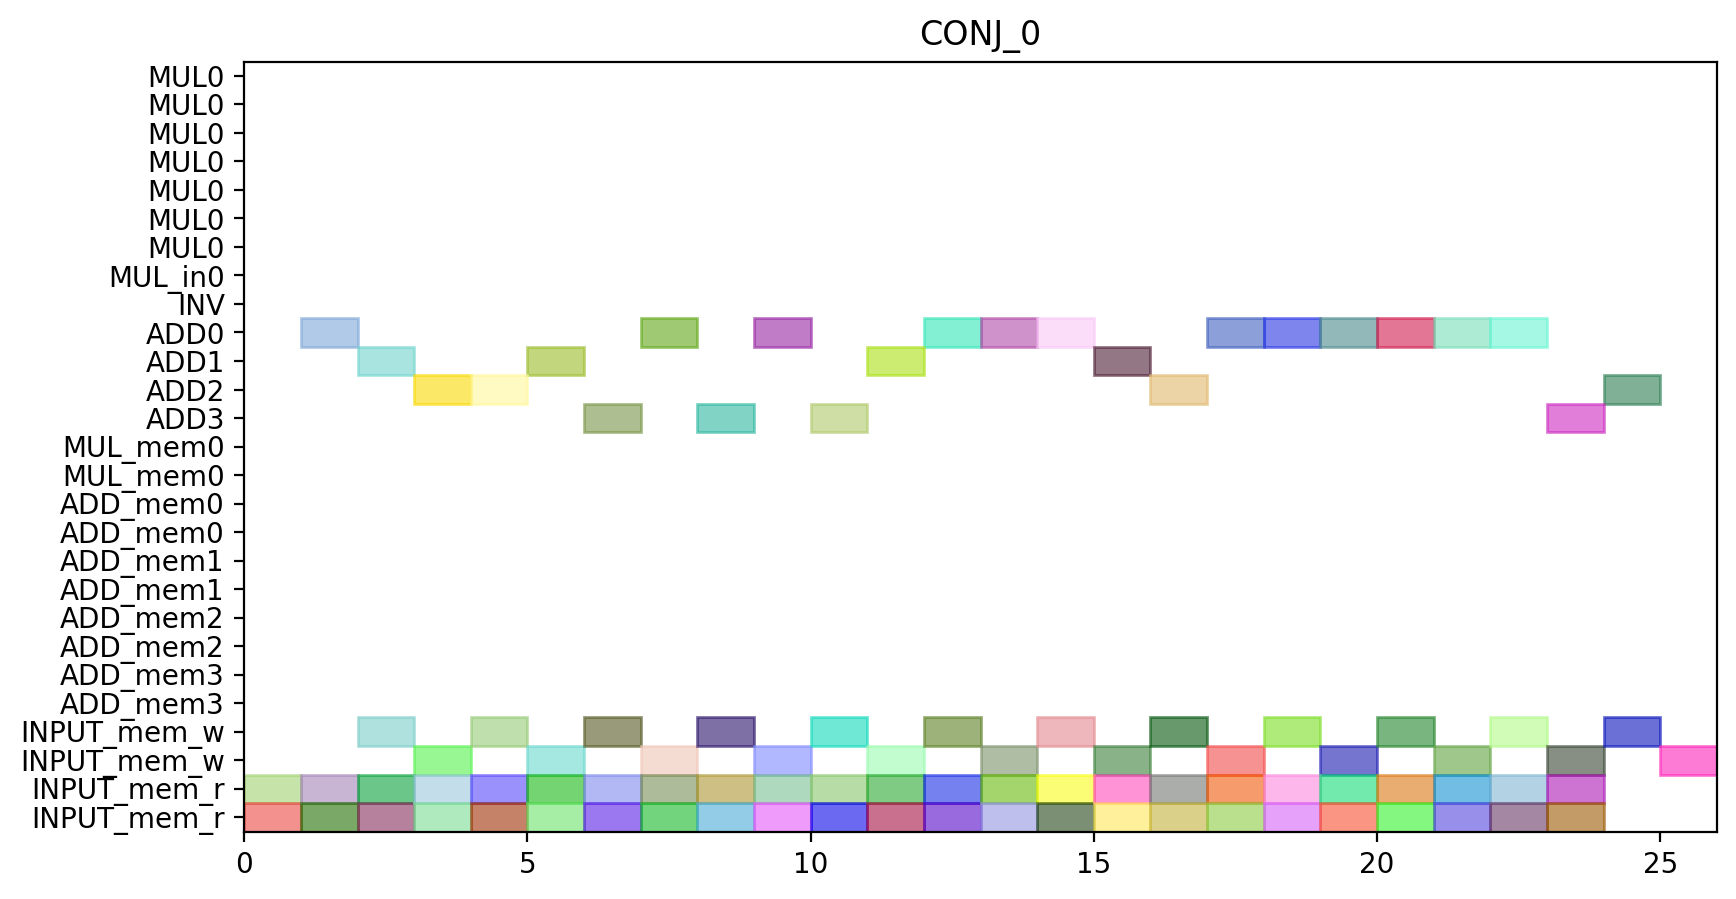

Recreate this plot in Python.
from pyschedule import Scenario, solvers, plotters, alt


def solve():
	horizon = 90
	S = Scenario("CONJ_0", horizon=horizon)

	# resource
	MUL = S.Resources('MUL', num=1, size=7)
	MUL_in = S.Resources('MUL_in', num=1)
	INV = S.Resource('INV')
	ADD = S.Resources('ADD', num=4, periods=range(1, horizon))
	MUL_mem = S.Resources('MUL_mem', num=1, size=2)
	ADD_mem = S.Resources('ADD_mem', num=4, size=2)
	INPUT_mem_w = S.Resource('INPUT_mem_w', size=2)
	INPUT_mem_r = S.Resource('INPUT_mem_r', size=2)

	# result of previous scheduling

	# new tasks
	c0000 = S.Task('c0000', length=1, delay_cost=1)
	c0000 += alt(ADD)

	S += 0<c0000

	c0000_mem0 = S.Task('c0000_mem0', length=1, delay_cost=1)
	c0000_mem0 += INPUT_mem_r
	S += c0000_mem0 <= c0000

	c0000_mem1 = S.Task('c0000_mem1', length=1, delay_cost=1)
	c0000_mem1 += INPUT_mem_r
	S += c0000_mem1 <= c0000

	c0000_w = S.Task('c0000_w', length=1, delay_cost=1)
	c0000_w += alt(INPUT_mem_w)
	S += c0000 <= c0000_w

	c0001 = S.Task('c0001', length=1, delay_cost=1)
	c0001 += alt(ADD)

	S += 0<c0001

	c0001_mem0 = S.Task('c0001_mem0', length=1, delay_cost=1)
	c0001_mem0 += INPUT_mem_r
	S += c0001_mem0 <= c0001

	c0001_mem1 = S.Task('c0001_mem1', length=1, delay_cost=1)
	c0001_mem1 += INPUT_mem_r
	S += c0001_mem1 <= c0001

	c0001_w = S.Task('c0001_w', length=1, delay_cost=1)
	c0001_w += alt(INPUT_mem_w)
	S += c0001 <= c0001_w

	c0010 = S.Task('c0010', length=1, delay_cost=1)
	c0010 += alt(ADD)

	S += 0<c0010

	c0010_mem0 = S.Task('c0010_mem0', length=1, delay_cost=1)
	c0010_mem0 += INPUT_mem_r
	S += c0010_mem0 <= c0010

	c0010_mem1 = S.Task('c0010_mem1', length=1, delay_cost=1)
	c0010_mem1 += INPUT_mem_r
	S += c0010_mem1 <= c0010

	c0010_w = S.Task('c0010_w', length=1, delay_cost=1)
	c0010_w += alt(INPUT_mem_w)
	S += c0010 <= c0010_w

	c0011 = S.Task('c0011', length=1, delay_cost=1)
	c0011 += alt(ADD)

	S += 0<c0011

	c0011_mem0 = S.Task('c0011_mem0', length=1, delay_cost=1)
	c0011_mem0 += INPUT_mem_r
	S += c0011_mem0 <= c0011

	c0011_mem1 = S.Task('c0011_mem1', length=1, delay_cost=1)
	c0011_mem1 += INPUT_mem_r
	S += c0011_mem1 <= c0011

	c0011_w = S.Task('c0011_w', length=1, delay_cost=1)
	c0011_w += alt(INPUT_mem_w)
	S += c0011 <= c0011_w

	c0100 = S.Task('c0100', length=1, delay_cost=1)
	c0100 += alt(ADD)

	S += 0<c0100

	c0100_mem0 = S.Task('c0100_mem0', length=1, delay_cost=1)
	c0100_mem0 += INPUT_mem_r
	S += c0100_mem0 <= c0100

	c0100_mem1 = S.Task('c0100_mem1', length=1, delay_cost=1)
	c0100_mem1 += INPUT_mem_r
	S += c0100_mem1 <= c0100

	c0100_w = S.Task('c0100_w', length=1, delay_cost=1)
	c0100_w += alt(INPUT_mem_w)
	S += c0100 <= c0100_w

	c0101 = S.Task('c0101', length=1, delay_cost=1)
	c0101 += alt(ADD)

	S += 0<c0101

	c0101_mem0 = S.Task('c0101_mem0', length=1, delay_cost=1)
	c0101_mem0 += INPUT_mem_r
	S += c0101_mem0 <= c0101

	c0101_mem1 = S.Task('c0101_mem1', length=1, delay_cost=1)
	c0101_mem1 += INPUT_mem_r
	S += c0101_mem1 <= c0101

	c0101_w = S.Task('c0101_w', length=1, delay_cost=1)
	c0101_w += alt(INPUT_mem_w)
	S += c0101 <= c0101_w

	c0110 = S.Task('c0110', length=1, delay_cost=1)
	c0110 += alt(ADD)

	S += 0<c0110

	c0110_mem0 = S.Task('c0110_mem0', length=1, delay_cost=1)
	c0110_mem0 += INPUT_mem_r
	S += c0110_mem0 <= c0110

	c0110_mem1 = S.Task('c0110_mem1', length=1, delay_cost=1)
	c0110_mem1 += INPUT_mem_r
	S += c0110_mem1 <= c0110

	c0110_w = S.Task('c0110_w', length=1, delay_cost=1)
	c0110_w += alt(INPUT_mem_w)
	S += c0110 <= c0110_w

	c0111 = S.Task('c0111', length=1, delay_cost=1)
	c0111 += alt(ADD)

	S += 0<c0111

	c0111_mem0 = S.Task('c0111_mem0', length=1, delay_cost=1)
	c0111_mem0 += INPUT_mem_r
	S += c0111_mem0 <= c0111

	c0111_mem1 = S.Task('c0111_mem1', length=1, delay_cost=1)
	c0111_mem1 += INPUT_mem_r
	S += c0111_mem1 <= c0111

	c0111_w = S.Task('c0111_w', length=1, delay_cost=1)
	c0111_w += alt(INPUT_mem_w)
	S += c0111 <= c0111_w

	c0200 = S.Task('c0200', length=1, delay_cost=1)
	c0200 += alt(ADD)

	S += 0<c0200

	c0200_mem0 = S.Task('c0200_mem0', length=1, delay_cost=1)
	c0200_mem0 += INPUT_mem_r
	S += c0200_mem0 <= c0200

	c0200_mem1 = S.Task('c0200_mem1', length=1, delay_cost=1)
	c0200_mem1 += INPUT_mem_r
	S += c0200_mem1 <= c0200

	c0200_w = S.Task('c0200_w', length=1, delay_cost=1)
	c0200_w += alt(INPUT_mem_w)
	S += c0200 <= c0200_w

	c0201 = S.Task('c0201', length=1, delay_cost=1)
	c0201 += alt(ADD)

	S += 0<c0201

	c0201_mem0 = S.Task('c0201_mem0', length=1, delay_cost=1)
	c0201_mem0 += INPUT_mem_r
	S += c0201_mem0 <= c0201

	c0201_mem1 = S.Task('c0201_mem1', length=1, delay_cost=1)
	c0201_mem1 += INPUT_mem_r
	S += c0201_mem1 <= c0201

	c0201_w = S.Task('c0201_w', length=1, delay_cost=1)
	c0201_w += alt(INPUT_mem_w)
	S += c0201 <= c0201_w

	c0210 = S.Task('c0210', length=1, delay_cost=1)
	c0210 += alt(ADD)

	S += 0<c0210

	c0210_mem0 = S.Task('c0210_mem0', length=1, delay_cost=1)
	c0210_mem0 += INPUT_mem_r
	S += c0210_mem0 <= c0210

	c0210_mem1 = S.Task('c0210_mem1', length=1, delay_cost=1)
	c0210_mem1 += INPUT_mem_r
	S += c0210_mem1 <= c0210

	c0210_w = S.Task('c0210_w', length=1, delay_cost=1)
	c0210_w += alt(INPUT_mem_w)
	S += c0210 <= c0210_w

	c0211 = S.Task('c0211', length=1, delay_cost=1)
	c0211 += alt(ADD)

	S += 0<c0211

	c0211_mem0 = S.Task('c0211_mem0', length=1, delay_cost=1)
	c0211_mem0 += INPUT_mem_r
	S += c0211_mem0 <= c0211

	c0211_mem1 = S.Task('c0211_mem1', length=1, delay_cost=1)
	c0211_mem1 += INPUT_mem_r
	S += c0211_mem1 <= c0211

	c0211_w = S.Task('c0211_w', length=1, delay_cost=1)
	c0211_w += alt(INPUT_mem_w)
	S += c0211 <= c0211_w

	c1000 = S.Task('c1000', length=1, delay_cost=1)
	c1000 += alt(ADD)

	S += 0<c1000

	c1000_mem0 = S.Task('c1000_mem0', length=1, delay_cost=1)
	c1000_mem0 += INPUT_mem_r
	S += c1000_mem0 <= c1000

	c1000_mem1 = S.Task('c1000_mem1', length=1, delay_cost=1)
	c1000_mem1 += INPUT_mem_r
	S += c1000_mem1 <= c1000

	c1000_w = S.Task('c1000_w', length=1, delay_cost=1)
	c1000_w += alt(INPUT_mem_w)
	S += c1000 <= c1000_w

	c1001 = S.Task('c1001', length=1, delay_cost=1)
	c1001 += alt(ADD)

	S += 0<c1001

	c1001_mem0 = S.Task('c1001_mem0', length=1, delay_cost=1)
	c1001_mem0 += INPUT_mem_r
	S += c1001_mem0 <= c1001

	c1001_mem1 = S.Task('c1001_mem1', length=1, delay_cost=1)
	c1001_mem1 += INPUT_mem_r
	S += c1001_mem1 <= c1001

	c1001_w = S.Task('c1001_w', length=1, delay_cost=1)
	c1001_w += alt(INPUT_mem_w)
	S += c1001 <= c1001_w

	c1010 = S.Task('c1010', length=1, delay_cost=1)
	c1010 += alt(ADD)

	S += 0<c1010

	c1010_mem0 = S.Task('c1010_mem0', length=1, delay_cost=1)
	c1010_mem0 += INPUT_mem_r
	S += c1010_mem0 <= c1010

	c1010_mem1 = S.Task('c1010_mem1', length=1, delay_cost=1)
	c1010_mem1 += INPUT_mem_r
	S += c1010_mem1 <= c1010

	c1010_w = S.Task('c1010_w', length=1, delay_cost=1)
	c1010_w += alt(INPUT_mem_w)
	S += c1010 <= c1010_w

	c1011 = S.Task('c1011', length=1, delay_cost=1)
	c1011 += alt(ADD)

	S += 0<c1011

	c1011_mem0 = S.Task('c1011_mem0', length=1, delay_cost=1)
	c1011_mem0 += INPUT_mem_r
	S += c1011_mem0 <= c1011

	c1011_mem1 = S.Task('c1011_mem1', length=1, delay_cost=1)
	c1011_mem1 += INPUT_mem_r
	S += c1011_mem1 <= c1011

	c1011_w = S.Task('c1011_w', length=1, delay_cost=1)
	c1011_w += alt(INPUT_mem_w)
	S += c1011 <= c1011_w

	c1100 = S.Task('c1100', length=1, delay_cost=1)
	c1100 += alt(ADD)

	S += 0<c1100

	c1100_mem0 = S.Task('c1100_mem0', length=1, delay_cost=1)
	c1100_mem0 += INPUT_mem_r
	S += c1100_mem0 <= c1100

	c1100_mem1 = S.Task('c1100_mem1', length=1, delay_cost=1)
	c1100_mem1 += INPUT_mem_r
	S += c1100_mem1 <= c1100

	c1100_w = S.Task('c1100_w', length=1, delay_cost=1)
	c1100_w += alt(INPUT_mem_w)
	S += c1100 <= c1100_w

	c1101 = S.Task('c1101', length=1, delay_cost=1)
	c1101 += alt(ADD)

	S += 0<c1101

	c1101_mem0 = S.Task('c1101_mem0', length=1, delay_cost=1)
	c1101_mem0 += INPUT_mem_r
	S += c1101_mem0 <= c1101

	c1101_mem1 = S.Task('c1101_mem1', length=1, delay_cost=1)
	c1101_mem1 += INPUT_mem_r
	S += c1101_mem1 <= c1101

	c1101_w = S.Task('c1101_w', length=1, delay_cost=1)
	c1101_w += alt(INPUT_mem_w)
	S += c1101 <= c1101_w

	c1110 = S.Task('c1110', length=1, delay_cost=1)
	c1110 += alt(ADD)

	S += 0<c1110

	c1110_mem0 = S.Task('c1110_mem0', length=1, delay_cost=1)
	c1110_mem0 += INPUT_mem_r
	S += c1110_mem0 <= c1110

	c1110_mem1 = S.Task('c1110_mem1', length=1, delay_cost=1)
	c1110_mem1 += INPUT_mem_r
	S += c1110_mem1 <= c1110

	c1110_w = S.Task('c1110_w', length=1, delay_cost=1)
	c1110_w += alt(INPUT_mem_w)
	S += c1110 <= c1110_w

	c1111 = S.Task('c1111', length=1, delay_cost=1)
	c1111 += alt(ADD)

	S += 0<c1111

	c1111_mem0 = S.Task('c1111_mem0', length=1, delay_cost=1)
	c1111_mem0 += INPUT_mem_r
	S += c1111_mem0 <= c1111

	c1111_mem1 = S.Task('c1111_mem1', length=1, delay_cost=1)
	c1111_mem1 += INPUT_mem_r
	S += c1111_mem1 <= c1111

	c1111_w = S.Task('c1111_w', length=1, delay_cost=1)
	c1111_w += alt(INPUT_mem_w)
	S += c1111 <= c1111_w

	c1200 = S.Task('c1200', length=1, delay_cost=1)
	c1200 += alt(ADD)

	S += 0<c1200

	c1200_mem0 = S.Task('c1200_mem0', length=1, delay_cost=1)
	c1200_mem0 += INPUT_mem_r
	S += c1200_mem0 <= c1200

	c1200_mem1 = S.Task('c1200_mem1', length=1, delay_cost=1)
	c1200_mem1 += INPUT_mem_r
	S += c1200_mem1 <= c1200

	c1200_w = S.Task('c1200_w', length=1, delay_cost=1)
	c1200_w += alt(INPUT_mem_w)
	S += c1200 <= c1200_w

	c1201 = S.Task('c1201', length=1, delay_cost=1)
	c1201 += alt(ADD)

	S += 0<c1201

	c1201_mem0 = S.Task('c1201_mem0', length=1, delay_cost=1)
	c1201_mem0 += INPUT_mem_r
	S += c1201_mem0 <= c1201

	c1201_mem1 = S.Task('c1201_mem1', length=1, delay_cost=1)
	c1201_mem1 += INPUT_mem_r
	S += c1201_mem1 <= c1201

	c1201_w = S.Task('c1201_w', length=1, delay_cost=1)
	c1201_w += alt(INPUT_mem_w)
	S += c1201 <= c1201_w

	c1210 = S.Task('c1210', length=1, delay_cost=1)
	c1210 += alt(ADD)

	S += 0<c1210

	c1210_mem0 = S.Task('c1210_mem0', length=1, delay_cost=1)
	c1210_mem0 += INPUT_mem_r
	S += c1210_mem0 <= c1210

	c1210_mem1 = S.Task('c1210_mem1', length=1, delay_cost=1)
	c1210_mem1 += INPUT_mem_r
	S += c1210_mem1 <= c1210

	c1210_w = S.Task('c1210_w', length=1, delay_cost=1)
	c1210_w += alt(INPUT_mem_w)
	S += c1210 <= c1210_w

	c1211 = S.Task('c1211', length=1, delay_cost=1)
	c1211 += alt(ADD)

	S += 0<c1211

	c1211_mem0 = S.Task('c1211_mem0', length=1, delay_cost=1)
	c1211_mem0 += INPUT_mem_r
	S += c1211_mem0 <= c1211

	c1211_mem1 = S.Task('c1211_mem1', length=1, delay_cost=1)
	c1211_mem1 += INPUT_mem_r
	S += c1211_mem1 <= c1211

	c1211_w = S.Task('c1211_w', length=1, delay_cost=1)
	c1211_w += alt(INPUT_mem_w)
	S += c1211 <= c1211_w

	solvers.mip.solve(S,msg=1,kind='CPLEX',ratio_gap=1.01)

	solution = [['hoge']*len(S.solution()[1]) for i in range(len(S.solution()))]
	for i in range(len(S.solution())):
		for j in range(len(S.solution()[i])):
			solution[i][j]=str(S.solution()[i][j])
	print(solution)

	cycles = int(solution[-1][3])

	pic_file_name = "/mnt/rose/usr1/fukuda/pairing_automation_design2/bls24-318/scheduling/CONJ_mul1_add4/CONJ_0.png"
	if(S.solution() != []):
		plotters.matplotlib.plot(S,img_filename=pic_file_name, vertical_text=True, fig_size=(cycles*0.25+3, 5), show_task_labels=False)

	return solution
